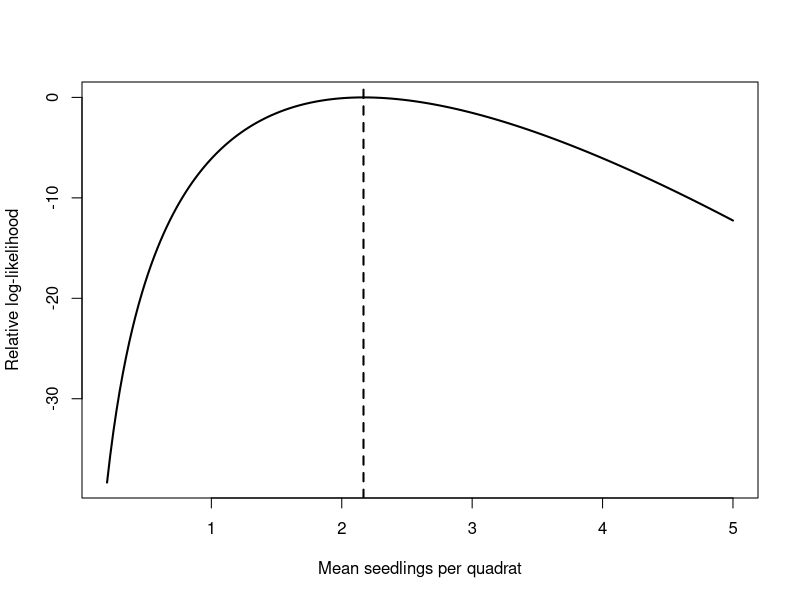
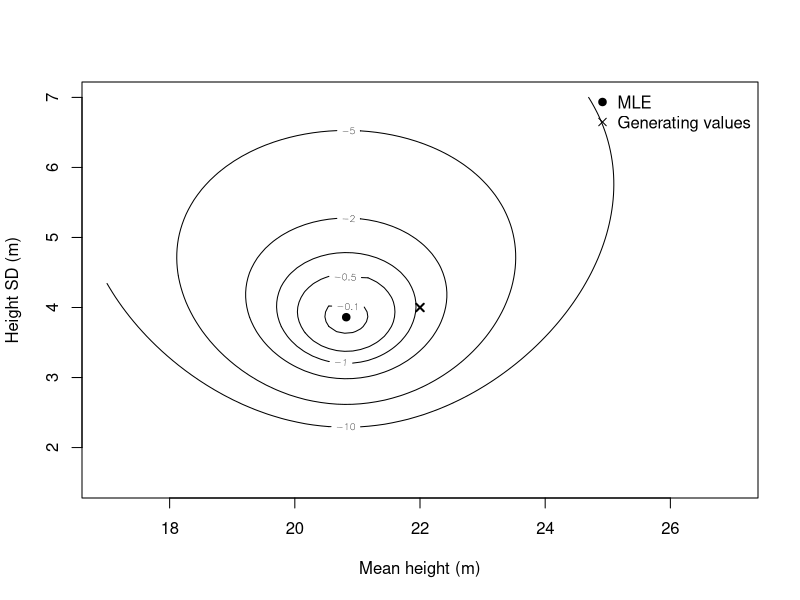
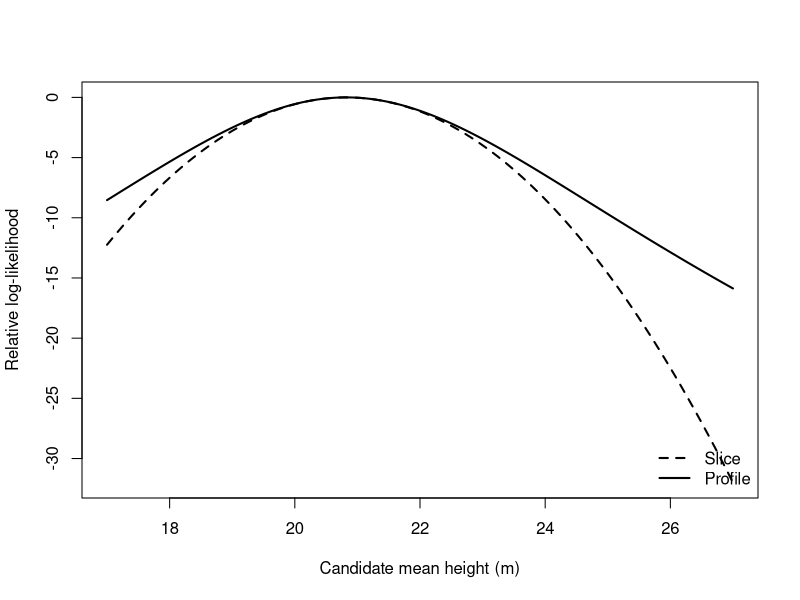

Here is the R script that generated these plots, in order:
## ---- chunk 1
#| echo: false
#| eval: true
#| fig-cap: "Relative log-likelihood for illustrative seedling counts in 12 quadrats. The vertical line marks the maximum likelihood estimate."
# Store the counts and choose candidate Poisson means.
seedling_counts = c(1, 2, 3, 2, 4, 1, 3, 2, 2, 3, 1, 2)
lambda_grid = seq(from = 0.2, to = 5, length.out = 200)
# Calculate the log-likelihood at each candidate mean.
log_likelihood = vapply(
  X = lambda_grid,
  FUN = function(lambda) {
    sum(dpois(x = seedling_counts, lambda = lambda, log = TRUE))
  },
  FUN.VALUE = numeric(1)
)
# Plot relative log-likelihood and mark the fitted mean.
plot(
  x = lambda_grid, y = log_likelihood - max(log_likelihood),
  type = "l", lwd = 2, xlab = "Mean seedlings per quadrat",
  ylab = "Relative log-likelihood"
)
abline(v = mean(seedling_counts), lty = 2, lwd = 2)
## ---- chunk 2
#| echo: false
#| eval: true
#| fig-cap: "Relative log-likelihood for 25 simulated tree heights. The filled point is the fitted mean and standard deviation; the cross marks the generating values."
# Simulate tree heights and calculate their normal-model estimates.
set.seed(seed = 505)
tree_heights = rnorm(n = 25, mean = 22, sd = 4)
height_mu_hat = mean(tree_heights)
height_sigma_hat = sqrt(mean((tree_heights - height_mu_hat)^2))
# Evaluate the log-likelihood across a grid of mean and standard-deviation values.
mu_grid = seq(from = 17, to = 27, length.out = 80)
sigma_grid = seq(from = 1.5, to = 7, length.out = 80)
surface = outer(
  X = mu_grid, Y = sigma_grid,
  FUN = Vectorize(function(mu, sigma) {
    sum(dnorm(x = tree_heights, mean = mu, sd = sigma, log = TRUE))
  })
)
# Draw likelihood contours and mark the fitted and generating values.
contour(
  x = mu_grid, y = sigma_grid, z = surface - max(surface),
  xlab = "Mean height (m)", ylab = "Height SD (m)",
  levels = c(-10, -5, -2, -1, -0.5, -0.1)
)
points(x = height_mu_hat, y = height_sigma_hat, pch = 19)
points(x = 22, y = 4, pch = 4, lwd = 2)
legend(
  "topright", legend = c("MLE", "Generating values"),
  pch = c(19, 4), bty = "n"
)
## ---- chunk 3
#| echo: false
#| eval: true
#| fig-cap: "Likelihood slice and profile for mean tree height in the same simulated sample. The profile re-estimates the standard deviation for every candidate mean."
# Simulate the tree-height sample and calculate its joint normal-model estimates.
set.seed(seed = 505)
tree_heights = rnorm(n = 25, mean = 22, sd = 4)
mu_hat = mean(tree_heights)
sigma_hat = sqrt(mean((tree_heights - mu_hat)^2))
candidate_means = seq(from = 17, to = 27, length.out = 120)
# Define the normal-model log-likelihood for the fixed simulated heights.
normal_loglik = function(mu, sigma) {
  sum(dnorm(x = tree_heights, mean = mu, sd = sigma, log = TRUE))
}
maximum_loglik = normal_loglik(mu = mu_hat, sigma = sigma_hat)
# Calculate a slice with fixed standard deviation and a profile that refits it.
slice = vapply(
  X = candidate_means,
  FUN = function(mu) normal_loglik(mu = mu, sigma = sigma_hat),
  FUN.VALUE = numeric(1)
)
profile = vapply(
  X = candidate_means,
  FUN = function(mu) {
    sigma_at_mu = sqrt(mean((tree_heights - mu)^2))
    normal_loglik(mu = mu, sigma = sigma_at_mu)
  },
  FUN.VALUE = numeric(1)
)
# Plot both relative log-likelihood curves.
plot(
  x = candidate_means, y = slice - maximum_loglik,
  type = "l", lwd = 2, lty = 2,
  xlab = "Candidate mean height (m)",
  ylab = "Relative log-likelihood"
)
lines(
  x = candidate_means, y = profile - maximum_loglik,
  lwd = 2
)
legend(
  "bottomright", legend = c("Slice", "Profile"),
  lty = c(2, 1), lwd = 2, bty = "n"
)
